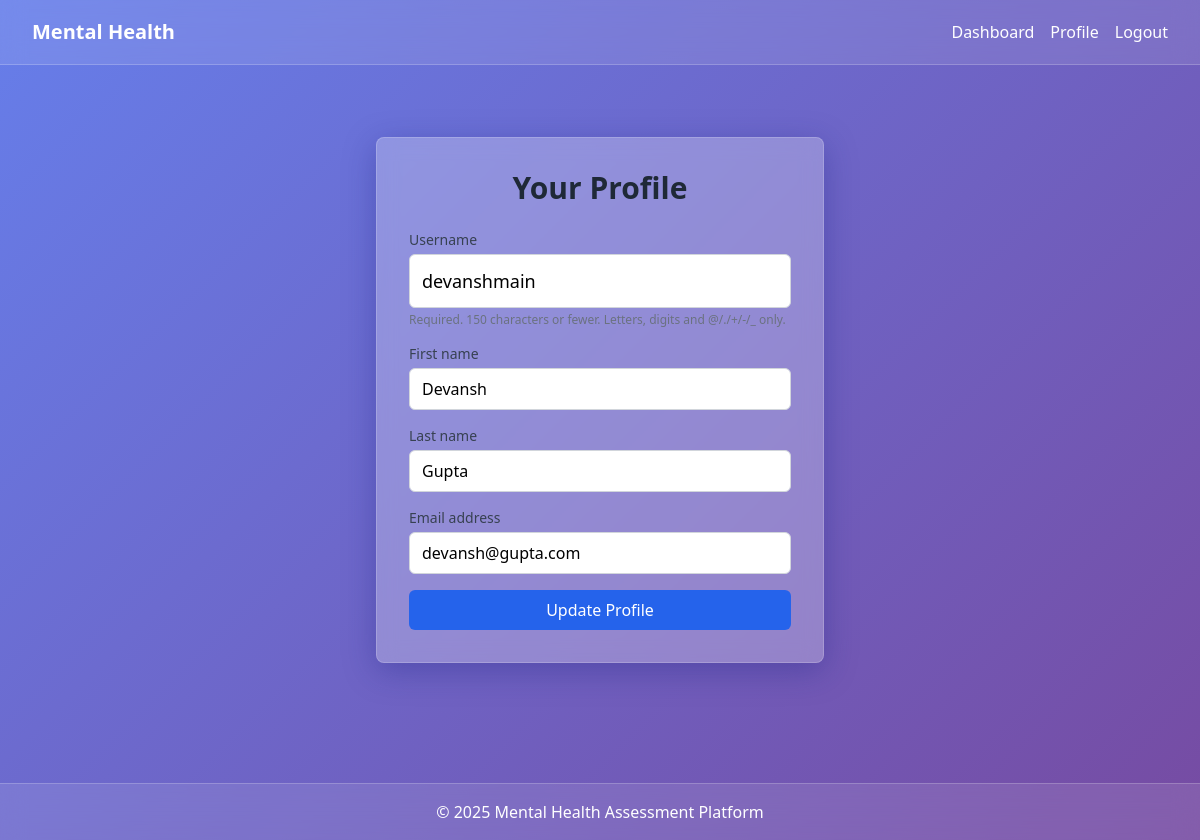
The page /users/profile/ (signed in) on the database its author committed.
### users/models.py (models this page shows, shortened)
class User(AbstractUser):
    phone = models.CharField(max_length=15, blank=True)
    date_of_birth = models.DateField(null=True, blank=True)

### users/views.py (the view)
# urls.py: path('profile/', views.profile_view, name='profile'),
@login_required
def profile_view(request):
    if request.method == 'POST':
        form = UserUpdateForm(request.POST, instance=request.user)
        if form.is_valid():
            form.save()
            messages.success(request, 'Your profile has been updated.')
            return redirect('profile')
    else:
        form = UserUpdateForm(instance=request.user)
    return render(request, 'users/profile.html', {'form': form})

### users/forms.py
class UserUpdateForm(forms.ModelForm):
    class Meta:
        model = get_user_model()
        fields = ['username', 'first_name', 'last_name', 'email']
        widgets = {
            'username': forms.TextInput(attrs={
                'class': 'w-full py-3 px-3 border border-gray-300 rounded-md focus:outline-none focus:ring-2 focus:ring-indigo-400 text-lg'
            }),
            'first_name': forms.TextInput(attrs={
                'class': 'w-full py-2 px-3 border border-gray-300 rounded-md focus:outline-none focus:ring-2 focus:ring-indigo-400'
            }),
            'last_name': forms.TextInput(attrs={
                'class': 'w-full py-2 px-3 border border-gray-300 rounded-md focus:outline-none focus:ring-2 focus:ring-indigo-400'
            }),
            'email': forms.EmailInput(attrs={
                'class': 'w-full py-2 px-3 border border-gray-300 rounded-md focus:outline-none focus:ring-2 focus:ring-indigo-400'
            }),
        }

### users/templates/users/profile.html (shortened to what this page needs)
{% extends 'base.html' %}
{% block content %}
<div class="max-w-md mx-auto py-12">
    <div class="glassmorphism rounded-lg p-8 animate-fade-in">
        <h1 class="text-3xl font-bold text-gray-800 mb-6 text-center">Your Profile</h1>
        <form method="post" class="space-y-4">
            {% for field in form %}
                <div>
                    {% if field.field.widget.input_type == "checkbox" %}
                        <label class="flex items-center w-full space-x-3 text-sm text-gray-700">
                            {{ field }}
                            <span class="flex-1">{{ field.label }}</span>
                        </label>
                        {% if field.help_text %}
                            <p class="text-gray-500 text-xs mt-1">{{ field.help_text }}</p>
                        {% endif %}
                        {% if field.errors %}
                            <p class="text-red-600 text-sm mt-1">{{ field.errors.0 }}</p>
                        {% endif %}
                    {% else %}
                        <label for="{{ field.id_for_label }}" class="block text-sm font-medium text-gray-700 mb-1">{{ field.label }}</label>
                        {% if field.name == 'username' %}
                            {{ field }}
                        {% else %}
                            {{ field }}
                        {% endif %}
                        {% if field.help_text %}
                            <p class="text-gray-500 text-xs mt-1">{{ field.help_text }}</p>
                        {% endif %}
                    {% endif %}
                </div>
            {% endfor %}
            <button type="submit" class="w-full bg-blue-600 text-white py-2 px-4 rounded-md hover:bg-blue-700 transition duration-300">
                Update Profile
            </button>
        </form>
    </div>
</div>
{% endblock %}

### static/css/styles.css (style rules this page uses)
:root { --primary-color: #667eea; --secondary-color: #764ba2; --glass-bg: rgba(255, 255, 255, 0.25); --glass-border: rgba(255, 255, 255, 0.18); --glass-shadow: rgba(31, 38, 135, 0.37); }
.glassmorphism { background: var(--glass-bg); backdrop-filter: blur(10px); border: 1px solid var(--glass-border); box-shadow: 0 8px 32px 0 var(--glass-shadow); }
.animate-fade-in { animation: fadeIn 0.5s ease-in-out; }
button, a { transition: all 0.3s ease; }

### templates/base.html (style rules this page uses)
.glassmorphism { background: rgba(255, 255, 255, 0.25); backdrop-filter: blur(10px); border: 1px solid rgba(255, 255, 255, 0.18); }
.gradient-bg { background: linear-gradient(135deg, #667eea 0%, #764ba2 100%); }
.animate-fade-in { animation: fadeIn 0.5s ease-in; }

### rows shown on the page
User: form "devanshmain", form "Devansh" "Gupta" "devansh@gupta.com"

### other values the page prints
{{ field.label }} "Username" "First name" "Last name" "Email address"
{{ field.help_text }} "Required. 150 characters or fewer. Letters, digits and @/./+/-/_ only."
